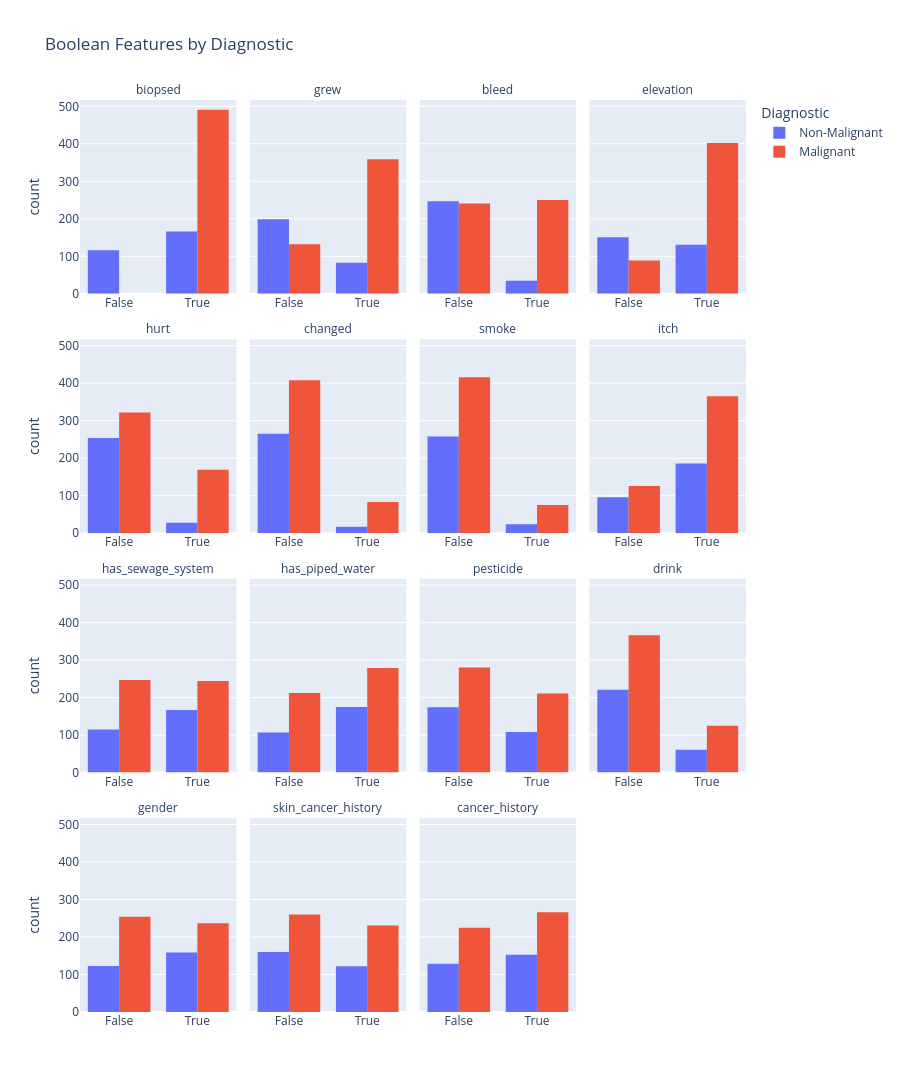

The notebook cell saved with this chart:
### Code cell
import math

boolean_features = [
    "biopsed", "grew", "bleed", "elevation", "hurt", "changed", "smoke",
    "itch", "has_sewage_system", "has_piped_water", "pesticide", "drink",
    "gender", "skin_cancer_history", "cancer_history"
]

long_df = (
    df_numerical.melt(id_vars="malignant", value_vars=boolean_features,
            var_name="feature", value_name="value")
    .replace({"malignant": {1: "Malignant", 0: "Non-Malignant"}})
    .replace({"value": {1: "True", 0: "False"}})
)

rows = math.ceil(len(boolean_features) / 4)

fig = px.histogram(
    long_df,
    x="value",
    color="malignant",
    facet_col="feature",
    facet_col_wrap=4,
    facet_row_spacing=0.05,
    barmode="group",
    category_orders={"malignant": ["Non-Malignant", "Malignant"]},
    labels={"malignant": "Diagnostic"},
    title="Boolean Features by Diagnostic",
    height=300 * rows
)

fig.update_xaxes(showticklabels=True, title_text=None)
fig.for_each_annotation(lambda a: a.update(text=a.text.split("=")[-1]))  # clean facet titles

fig.show()

### Figure 1 — Plotly figure (JSON) as saved in the notebook; plotly's stock layout.template omitted (floating-point values rounded to 4 significant figures; data arrays with more than 128 entries replaced by an {"elided": "..."} marker saying what was removed)
{"data": [{"alignmentgroup": "True", "bingroup": "x", "hovertemplate": "Diagnostic=Non-Malignant<br>feature=biopsed<br>value=%{x}<br>count=%{y}<extra></extra>", "legendgroup": "Non-Malignant", "marker": {"color": "#636efa", "pattern": {"shape": ""}}, "name": "Non-Malignant", "offsetgroup": "Non-Malignant", "orientation": "v", "showlegend": true, "type": "histogram", "x": {"elided": "282 str values"}, "xaxis": "x13", "yaxis": "y13"}, {"alignmentgroup": "True", "bingroup": "x", "hovertemplate": "Diagnostic=Non-Malignant<br>feature=grew<br>value=%{x}<br>count=%{y}<extra></extra>", "legendgroup": "Non-Malignant", "marker": {"color": "#636efa", "pattern": {"shape": ""}}, "name": "Non-Malignant", "offsetgroup": "Non-Malignant", "orientation": "v", "showlegend": false, "type": "histogram", "x": {"elided": "282 str values"}, "xaxis": "x14", "yaxis": "y14"}, {"alignmentgroup": "True", "bingroup": "x", "hovertemplate": "Diagnostic=Non-Malignant<br>feature=bleed<br>value=%{x}<br>count=%{y}<extra></extra>", "legendgroup": "Non-Malignant", "marker": {"color": "#636efa", "pattern": {"shape": ""}}, "name": "Non-Malignant", "offsetgroup": "Non-Malignant", "orientation": "v", "showlegend": false, "type": "histogram", "x": {"elided": "282 str values"}, "xaxis": "x15", "yaxis": "y15"}, {"alignmentgroup": "True", "bingroup": "x", "hovertemplate": "Diagnostic=Non-Malignant<br>feature=elevation<br>value=%{x}<br>count=%{y}<extra></extra>", "legendgroup": "Non-Malignant", "marker": {"color": "#636efa", "pattern": {"shape": ""}}, "name": "Non-Malignant", "offsetgroup": "Non-Malignant", "orientation": "v", "showlegend": false, "type": "histogram", "x": {"elided": "282 str values"}, "xaxis": "x16", "yaxis": "y16"}, {"alignmentgroup": "True", "bingroup": "x", "hovertemplate": "Diagnostic=Non-Malignant<br>feature=hurt<br>value=%{x}<br>count=%{y}<extra></extra>", "legendgroup": "Non-Malignant", "marker": {"color": "#636efa", "pattern": {"shape": ""}}, "name": "Non-Malignant", "offsetgroup": "Non-Malignant", "orientation": "v", "showlegend": false, "type": "histogram", "x": {"elided": "282 str values"}, "xaxis": "x9", "yaxis": "y9"}, {"alignmentgroup": "True", "bingroup": "x", "hovertemplate": "Diagnostic=Non-Malignant<br>feature=changed<br>value=%{x}<br>count=%{y}<extra></extra>", "legendgroup": "Non-Malignant", "marker": {"color": "#636efa", "pattern": {"shape": ""}}, "name": "Non-Malignant", "offsetgroup": "Non-Malignant", "orientation": "v", "showlegend": false, "type": "histogram", "x": {"elided": "282 str values"}, "xaxis": "x10", "yaxis": "y10"}, {"alignmentgroup": "True", "bingroup": "x", "hovertemplate": "Diagnostic=Non-Malignant<br>feature=smoke<br>value=%{x}<br>count=%{y}<extra></extra>", "legendgroup": "Non-Malignant", "marker": {"color": "#636efa", "pattern": {"shape": ""}}, "name": "Non-Malignant", "offsetgroup": "Non-Malignant", "orientation": "v", "showlegend": false, "type": "histogram", "x": {"elided": "282 str values"}, "xaxis": "x11", "yaxis": "y11"}, {"alignmentgroup": "True", "bingroup": "x", "hovertemplate": "Diagnostic=Non-Malignant<br>feature=itch<br>value=%{x}<br>count=%{y}<extra></extra>", "legendgroup": "Non-Malignant", "marker": {"color": "#636efa", "pattern": {"shape": ""}}, "name": "Non-Malignant", "offsetgroup": "Non-Malignant", "orientation": "v", "showlegend": false, "type": "histogram", "x": {"elided": "282 str values"}, "xaxis": "x12", "yaxis": "y12"}, {"alignmentgroup": "True", "bingroup": "x", "hovertemplate": "Diagnostic=Non-Malignant<br>feature=has_sewage_system<br>value=%{x}<br>count=%{y}<extra></extra>", "legendgroup": "Non-Malignant", "marker": {"color": "#636efa", "pattern": {"shape": ""}}, "name": "Non-Malignant", "offsetgroup": "Non-Malignant", "orientation": "v", "showlegend": false, "type": "histogram", "x": {"elided": "282 str values"}, "xaxis": "x5", "yaxis": "y5"}, {"alignmentgroup": "True", "bingroup": "x", "hovertemplate": "Diagnostic=Non-Malignant<br>feature=has_piped_water<br>value=%{x}<br>count=%{y}<extra></extra>", "legendgroup": "Non-Malignant", "marker": {"color": "#636efa", "pattern": {"shape": ""}}, "name": "Non-Malignant", "offsetgroup": "Non-Malignant", "orientation": "v", "showlegend": false, "type": "histogram", "x": {"elided": "282 str values"}, "xaxis": "x6", "yaxis": "y6"}, {"alignmentgroup": "True", "bingroup": "x", "hovertemplate": "Diagnostic=Non-Malignant<br>feature=pesticide<br>value=%{x}<br>count=%{y}<extra></extra>", "legendgroup": "Non-Malignant", "marker": {"color": "#636efa", "pattern": {"shape": ""}}, "name": "Non-Malignant", "offsetgroup": "Non-Malignant", "orientation": "v", "showlegend": false, "type": "histogram", "x": {"elided": "282 str values"}, "xaxis": "x7", "yaxis": "y7"}, {"alignmentgroup": "True", "bingroup": "x", "hovertemplate": "Diagnostic=Non-Malignant<br>feature=drink<br>value=%{x}<br>count=%{y}<extra></extra>", "legendgroup": "Non-Malignant", "marker": {"color": "#636efa", "pattern": {"shape": ""}}, "name": "Non-Malignant", "offsetgroup": "Non-Malignant", "orientation": "v", "showlegend": false, "type": "histogram", "x": {"elided": "282 str values"}, "xaxis": "x8", "yaxis": "y8"}, {"alignmentgroup": "True", "bingroup": "x", "hovertemplate": "Diagnostic=Non-Malignant<br>feature=gender<br>value=%{x}<br>count=%{y}<extra></extra>", "legendgroup": "Non-Malignant", "marker": {"color": "#636efa", "pattern": {"shape": ""}}, "name": "Non-Malignant", "offsetgroup": "Non-Malignant", "orientation": "v", "showlegend": false, "type": "histogram", "x": {"elided": "282 str values"}, "xaxis": "x", "yaxis": "y"}, {"alignmentgroup": "True", "bingroup": "x", "hovertemplate": "Diagnostic=Non-Malignant<br>feature=skin_cancer_history<br>value=%{x}<br>count=%{y}<extra></extra>", "legendgroup": "Non-Malignant", "marker": {"color": "#636efa", "pattern": {"shape": ""}}, "name": "Non-Malignant", "offsetgroup": "Non-Malignant", "orientation": "v", "showlegend": false, "type": "histogram", "x": {"elided": "282 str values"}, "xaxis": "x2", "yaxis": "y2"}, {"alignmentgroup": "True", "bingroup": "x", "hovertemplate": "Diagnostic=Non-Malignant<br>feature=cancer_history<br>value=%{x}<br>count=%{y}<extra></extra>", "legendgroup": "Non-Malignant", "marker": {"color": "#636efa", "pattern": {"shape": ""}}, "name": "Non-Malignant", "offsetgroup": "Non-Malignant", "orientation": "v", "showlegend": false, "type": "histogram", "x": {"elided": "282 str values"}, "xaxis": "x3", "yaxis": "y3"}, {"alignmentgroup": "True", "bingroup": "x", "hovertemplate": "Diagnostic=Malignant<br>feature=biopsed<br>value=%{x}<br>count=%{y}<extra></extra>", "legendgroup": "Malignant", "marker": {"color": "#EF553B", "pattern": {"shape": ""}}, "name": "Malignant", "offsetgroup": "Malignant", "orientation": "v", "showlegend": true, "type": "histogram", "x": {"elided": "491 str values"}, "xaxis": "x13", "yaxis": "y13"}, {"alignmentgroup": "True", "bingroup": "x", "hovertemplate": "Diagnostic=Malignant<br>feature=grew<br>value=%{x}<br>count=%{y}<extra></extra>", "legendgroup": "Malignant", "marker": {"color": "#EF553B", "pattern": {"shape": ""}}, "name": "Malignant", "offsetgroup": "Malignant", "orientation": "v", "showlegend": false, "type": "histogram", "x": {"elided": "491 str values"}, "xaxis": "x14", "yaxis": "y14"}, {"alignmentgroup": "True", "bingroup": "x", "hovertemplate": "Diagnostic=Malignant<br>feature=bleed<br>value=%{x}<br>count=%{y}<extra></extra>", "legendgroup": "Malignant", "marker": {"color": "#EF553B", "pattern": {"shape": ""}}, "name": "Malignant", "offsetgroup": "Malignant", "orientation": "v", "showlegend": false, "type": "histogram", "x": {"elided": "491 str values"}, "xaxis": "x15", "yaxis": "y15"}, {"alignmentgroup": "True", "bingroup": "x", "hovertemplate": "Diagnostic=Malignant<br>feature=elevation<br>value=%{x}<br>count=%{y}<extra></extra>", "legendgroup": "Malignant", "marker": {"color": "#EF553B", "pattern": {"shape": ""}}, "name": "Malignant", "offsetgroup": "Malignant", "orientation": "v", "showlegend": false, "type": "histogram", "x": {"elided": "491 str values"}, "xaxis": "x16", "yaxis": "y16"}, {"alignmentgroup": "True", "bingroup": "x", "hovertemplate": "Diagnostic=Malignant<br>feature=hurt<br>value=%{x}<br>count=%{y}<extra></extra>", "legendgroup": "Malignant", "marker": {"color": "#EF553B", "pattern": {"shape": ""}}, "name": "Malignant", "offsetgroup": "Malignant", "orientation": "v", "showlegend": false, "type": "histogram", "x": {"elided": "491 str values"}, "xaxis": "x9", "yaxis": "y9"}, {"alignmentgroup": "True", "bingroup": "x", "hovertemplate": "Diagnostic=Malignant<br>feature=changed<br>value=%{x}<br>count=%{y}<extra></extra>", "legendgroup": "Malignant", "marker": {"color": "#EF553B", "pattern": {"shape": ""}}, "name": "Malignant", "offsetgroup": "Malignant", "orientation": "v", "showlegend": false, "type": "histogram", "x": {"elided": "491 str values"}, "xaxis": "x10", "yaxis": "y10"}, {"alignmentgroup": "True", "bingroup": "x", "hovertemplate": "Diagnostic=Malignant<br>feature=smoke<br>value=%{x}<br>count=%{y}<extra></extra>", "legendgroup": "Malignant", "marker": {"color": "#EF553B", "pattern": {"shape": ""}}, "name": "Malignant", "offsetgroup": "Malignant", "orientation": "v", "showlegend": false, "type": "histogram", "x": {"elided": "491 str values"}, "xaxis": "x11", "yaxis": "y11"}, {"alignmentgroup": "True", "bingroup": "x", "hovertemplate": "Diagnostic=Malignant<br>feature=itch<br>value=%{x}<br>count=%{y}<extra></extra>", "legendgroup": "Malignant", "marker": {"color": "#EF553B", "pattern": {"shape": ""}}, "name": "Malignant", "offsetgroup": "Malignant", "orientation": "v", "showlegend": false, "type": "histogram", "x": {"elided": "491 str values"}, "xaxis": "x12", "yaxis": "y12"}, {"alignmentgroup": "True", "bingroup": "x", "hovertemplate": "Diagnostic=Malignant<br>feature=has_sewage_system<br>value=%{x}<br>count=%{y}<extra></extra>", "legendgroup": "Malignant", "marker": {"color": "#EF553B", "pattern": {"shape": ""}}, "name": "Malignant", "offsetgroup": "Malignant", "orientation": "v", "showlegend": false, "type": "histogram", "x": {"elided": "491 str values"}, "xaxis": "x5", "yaxis": "y5"}, {"alignmentgroup": "True", "bingroup": "x", "hovertemplate": "Diagnostic=Malignant<br>feature=has_piped_water<br>value=%{x}<br>count=%{y}<extra></extra>", "legendgroup": "Malignant", "marker": {"color": "#EF553B", "pattern": {"shape": ""}}, "name": "Malignant", "offsetgroup": "Malignant", "orientation": "v", "showlegend": false, "type": "histogram", "x": {"elided": "491 str values"}, "xaxis": "x6", "yaxis": "y6"}, {"alignmentgroup": "True", "bingroup": "x", "hovertemplate": "Diagnostic=Malignant<br>feature=pesticide<br>value=%{x}<br>count=%{y}<extra></extra>", "legendgroup": "Malignant", "marker": {"color": "#EF553B", "pattern": {"shape": ""}}, "name": "Malignant", "offsetgroup": "Malignant", "orientation": "v", "showlegend": false, "type": "histogram", "x": {"elided": "491 str values"}, "xaxis": "x7", "yaxis": "y7"}, {"alignmentgroup": "True", "bingroup": "x", "hovertemplate": "Diagnostic=Malignant<br>feature=drink<br>value=%{x}<br>count=%{y}<extra></extra>", "legendgroup": "Malignant", "marker": {"color": "#EF553B", "pattern": {"shape": ""}}, "name": "Malignant", "offsetgroup": "Malignant", "orientation": "v", "showlegend": false, "type": "histogram", "x": {"elided": "491 str values"}, "xaxis": "x8", "yaxis": "y8"}, {"alignmentgroup": "True", "bingroup": "x", "hovertemplate": "Diagnostic=Malignant<br>feature=gender<br>value=%{x}<br>count=%{y}<extra></extra>", "legendgroup": "Malignant", "marker": {"color": "#EF553B", "pattern": {"shape": ""}}, "name": "Malignant", "offsetgroup": "Malignant", "orientation": "v", "showlegend": false, "type": "histogram", "x": {"elided": "491 str values"}, "xaxis": "x", "yaxis": "y"}, {"alignmentgroup": "True", "bingroup": "x", "hovertemplate": "Diagnostic=Malignant<br>feature=skin_cancer_history<br>value=%{x}<br>count=%{y}<extra></extra>", "legendgroup": "Malignant", "marker": {"color": "#EF553B", "pattern": {"shape": ""}}, "name": "Malignant", "offsetgroup": "Malignant", "orientation": "v", "showlegend": false, "type": "histogram", "x": {"elided": "491 str values"}, "xaxis": "x2", "yaxis": "y2"}, {"alignmentgroup": "True", "bingroup": "x", "hovertemplate": "Diagnostic=Malignant<br>feature=cancer_history<br>value=%{x}<br>count=%{y}<extra></extra>", "legendgroup": "Malignant", "marker": {"color": "#EF553B", "pattern": {"shape": ""}}, "name": "Malignant", "offsetgroup": "Malignant", "orientation": "v", "showlegend": false, "type": "histogram", "x": {"elided": "491 str values"}, "xaxis": "x3", "yaxis": "y3"}], "layout": {"annotations": [{"font": {}, "showarrow": false, "text": "gender", "x": 0.1175, "xanchor": "center", "xref": "paper", "y": 0.2125, "yanchor": "bottom", "yref": "paper"}, {"font": {}, "showarrow": false, "text": "skin_cancer_history", "x": 0.3725, "xanchor": "center", "xref": "paper", "y": 0.2125, "yanchor": "bottom", "yref": "paper"}, {"font": {}, "showarrow": false, "text": "cancer_history", "x": 0.6275, "xanchor": "center", "xref": "paper", "y": 0.2125, "yanchor": "bottom", "yref": "paper"}, {"font": {}, "showarrow": false, "text": "has_sewage_system", "x": 0.1175, "xanchor": "center", "xref": "paper", "y": 0.475, "yanchor": "bottom", "yref": "paper"}, {"font": {}, "showarrow": false, "text": "has_piped_water", "x": 0.3725, "xanchor": "center", "xref": "paper", "y": 0.475, "yanchor": "bottom", "yref": "paper"}, {"font": {}, "showarrow": false, "text": "pesticide", "x": 0.6275, "xanchor": "center", "xref": "paper", "y": 0.475, "yanchor": "bottom", "yref": "paper"}, {"font": {}, "showarrow": false, "text": "drink", "x": 0.8825, "xanchor": "center", "xref": "paper", "y": 0.475, "yanchor": "bottom", "yref": "paper"}, {"font": {}, "showarrow": false, "text": "hurt", "x": 0.1175, "xanchor": "center", "xref": "paper", "y": 0.7375, "yanchor": "bottom", "yref": "paper"}, {"font": {}, "showarrow": false, "text": "changed", "x": 0.3725, "xanchor": "center", "xref": "paper", "y": 0.7375, "yanchor": "bottom", "yref": "paper"}, {"font": {}, "showarrow": false, "text": "smoke", "x": 0.6275, "xanchor": "center", "xref": "paper", "y": 0.7375, "yanchor": "bottom", "yref": "paper"}, {"font": {}, "showarrow": false, "text": "itch", "x": 0.8825, "xanchor": "center", "xref": "paper", "y": 0.7375, "yanchor": "bottom", "yref": "paper"}, {"font": {}, "showarrow": false, "text": "biopsed", "x": 0.1175, "xanchor": "center", "xref": "paper", "y": 1, "yanchor": "bottom", "yref": "paper"}, {"font": {}, "showarrow": false, "text": "grew", "x": 0.3725, "xanchor": "center", "xref": "paper", "y": 1, "yanchor": "bottom", "yref": "paper"}, {"font": {}, "showarrow": false, "text": "bleed", "x": 0.6275, "xanchor": "center", "xref": "paper", "y": 1, "yanchor": "bottom", "yref": "paper"}, {"font": {}, "showarrow": false, "text": "elevation", "x": 0.8825, "xanchor": "center", "xref": "paper", "y": 1, "yanchor": "bottom", "yref": "paper"}], "barmode": "group", "height": 1200, "legend": {"title": {"text": "Diagnostic"}, "tracegroupgap": 0}, "title": {"text": "Boolean Features by Diagnostic"}, "xaxis": {"anchor": "y", "domain": [0, 0.235], "showticklabels": true, "title": {}}, "xaxis10": {"anchor": "y10", "domain": [0.255, 0.49], "matches": "x", "showticklabels": true}, "xaxis11": {"anchor": "y11", "domain": [0.51, 0.745], "matches": "x", "showticklabels": true}, "xaxis12": {"anchor": "y12", "domain": [0.765, 1.0], "matches": "x", "showticklabels": true}, "xaxis13": {"anchor": "y13", "domain": [0, 0.235], "matches": "x", "showticklabels": true}, "xaxis14": {"anchor": "y14", "domain": [0.255, 0.49], "matches": "x", "showticklabels": true}, "xaxis15": {"anchor": "y15", "domain": [0.51, 0.745], "matches": "x", "showticklabels": true}, "xaxis16": {"anchor": "y16", "domain": [0.765, 1.0], "matches": "x", "showticklabels": true}, "xaxis2": {"anchor": "y2", "domain": [0.255, 0.49], "matches": "x", "showticklabels": true, "title": {}}, "xaxis3": {"anchor": "y3", "domain": [0.51, 0.745], "matches": "x", "showticklabels": true, "title": {}}, "xaxis4": {"anchor": "y4", "domain": [0.765, 1.0], "matches": "x", "showticklabels": true, "title": {}}, "xaxis5": {"anchor": "y5", "domain": [0, 0.235], "matches": "x", "showticklabels": true}, "xaxis6": {"anchor": "y6", "domain": [0.255, 0.49], "matches": "x", "showticklabels": true}, "xaxis7": {"anchor": "y7", "domain": [0.51, 0.745], "matches": "x", "showticklabels": true}, "xaxis8": {"anchor": "y8", "domain": [0.765, 1.0], "matches": "x", "showticklabels": true}, "xaxis9": {"anchor": "y9", "domain": [0, 0.235], "matches": "x", "showticklabels": true}, "yaxis": {"anchor": "x", "domain": [0, 0.2125], "title": {"text": "count"}}, "yaxis10": {"anchor": "x10", "domain": [0.525, 0.7375], "matches": "y", "showticklabels": false}, "yaxis11": {"anchor": "x11", "domain": [0.525, 0.7375], "matches": "y", "showticklabels": false}, "yaxis12": {"anchor": "x12", "domain": [0.525, 0.7375], "matches": "y", "showticklabels": false}, "yaxis13": {"anchor": "x13", "domain": [0.7875, 1], "matches": "y", "title": {"text": "count"}}, "yaxis14": {"anchor": "x14", "domain": [0.7875, 1], "matches": "y", "showticklabels": false}, "yaxis15": {"anchor": "x15", "domain": [0.7875, 1], "matches": "y", "showticklabels": false}, "yaxis16": {"anchor": "x16", "domain": [0.7875, 1], "matches": "y", "showticklabels": false}, "yaxis2": {"anchor": "x2", "domain": [0, 0.2125], "matches": "y", "showticklabels": false}, "yaxis3": {"anchor": "x3", "domain": [0, 0.2125], "matches": "y", "showticklabels": false}, "yaxis4": {"anchor": "x4", "domain": [0, 0.2125], "matches": "y", "showticklabels": false}, "yaxis5": {"anchor": "x5", "domain": [0.2625, 0.475], "matches": "y", "title": {"text": "count"}}, "yaxis6": {"anchor": "x6", "domain": [0.2625, 0.475], "matches": "y", "showticklabels": false}, "yaxis7": {"anchor": "x7", "domain": [0.2625, 0.475], "matches": "y", "showticklabels": false}, "yaxis8": {"anchor": "x8", "domain": [0.2625, 0.475], "matches": "y", "showticklabels": false}, "yaxis9": {"anchor": "x9", "domain": [0.525, 0.7375], "matches": "y", "title": {"text": "count"}}}}
